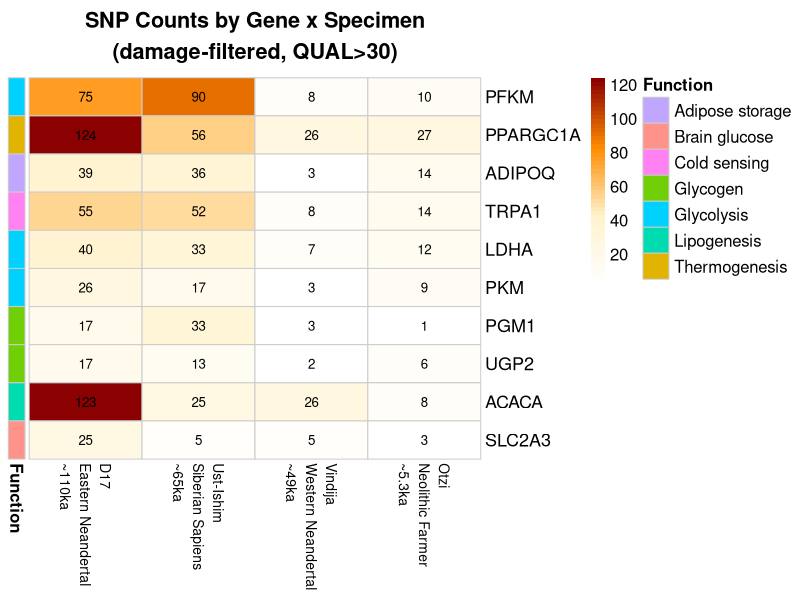
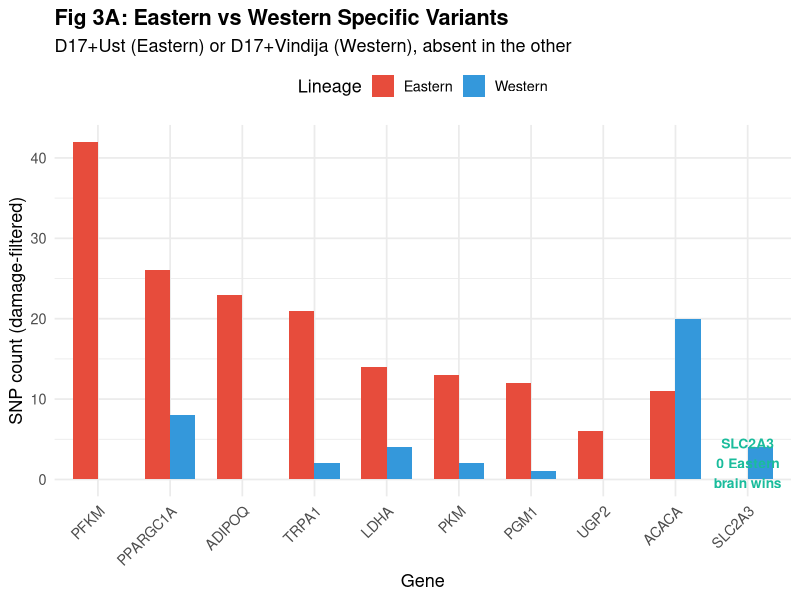
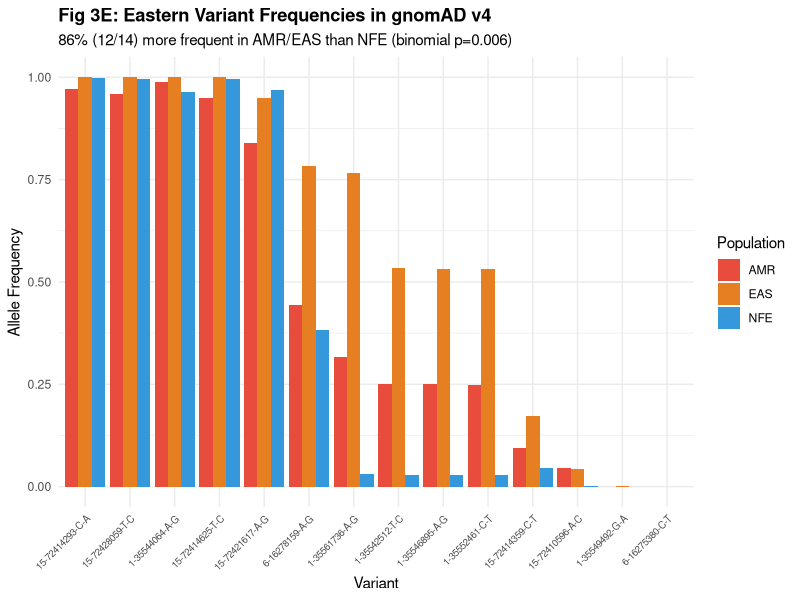
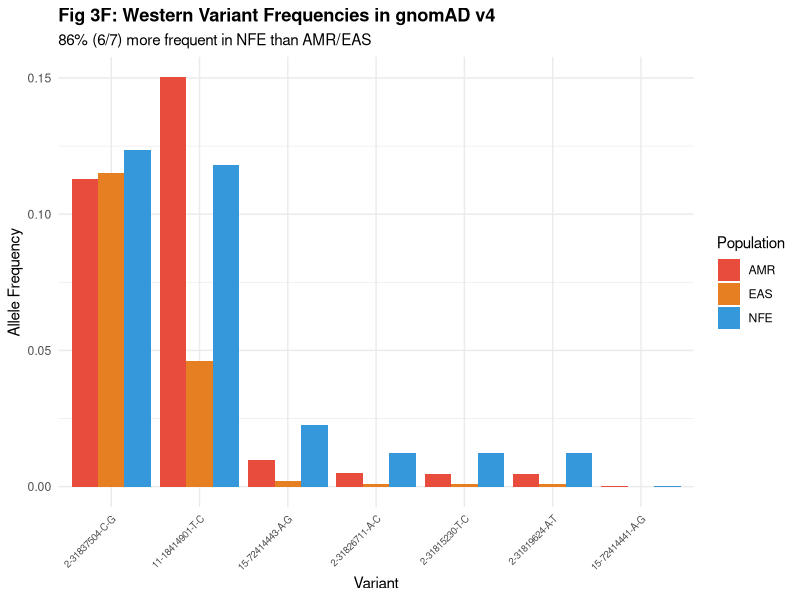
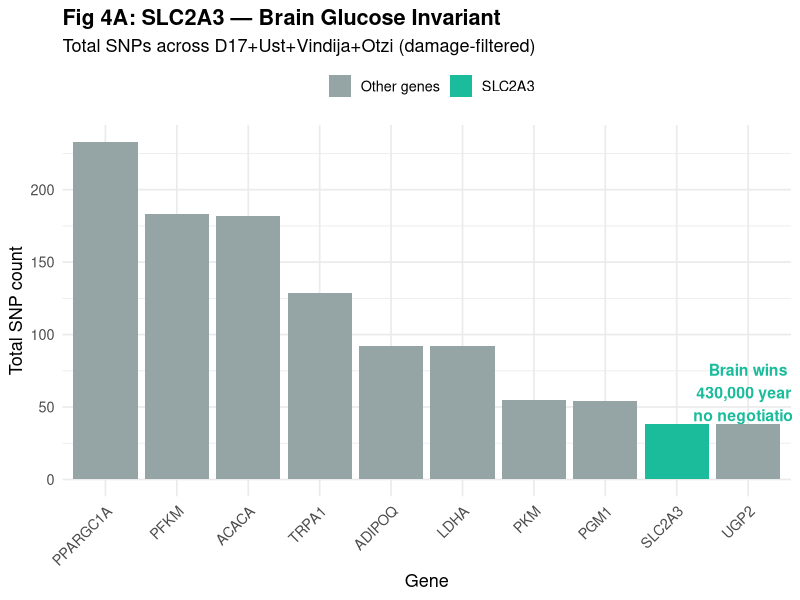

R code for these plots, in order:
# Figure 3: East-West Paleogenomic Polarization
library(ggplot2)
library(tidyverse)
library(pheatmap)
library(gridExtra)

# SNP counts por gen y espécimen
snp_data <- data.frame(
  Gene = rep(c("PKM","LDHA","PFKM","PPARGC1A","TRPA1",
               "SLC2A3","ADIPOQ","PGM1","UGP2","ACACA"), 4),
  Specimen = rep(c("D17\nEastern Neandertal\n~110ka",
                   "Ust-Ishim\nSiberian Sapiens\n~65ka",
                   "Vindija\nWestern Neandertal\n~49ka",
                   "Otzi\nNeolithic Farmer\n~5.3ka"), each=10),
  SNPs = c(
    26,40,75,124,55,25,39,17,17,123,
    17,33,90,56,52,5,36,33,13,25,
    3,7,8,26,8,5,3,3,2,26,
    9,12,10,27,14,3,14,1,6,8
  )
)

gene_order <- c("PFKM","PPARGC1A","ADIPOQ","TRPA1",
                "LDHA","PKM","PGM1","UGP2","ACACA","SLC2A3")

# === FIGURA 3D: HEATMAP ===
heatmap_matrix <- snp_data %>%
  select(Gene, Specimen, SNPs) %>%
  pivot_wider(names_from=Specimen, values_from=SNPs) %>%
  column_to_rownames("Gene")
heatmap_matrix <- heatmap_matrix[gene_order,]

gene_function <- data.frame(
  Function=c("Glycolysis","Thermogenesis","Adipose storage",
             "Cold sensing","Glycolysis","Glycolysis",
             "Glycogen","Glycogen","Lipogenesis","Brain glucose"),
  row.names=gene_order
)

pdf("act3/figure3D_heatmap.pdf", width=10, height=8)
pheatmap(heatmap_matrix,
  color=colorRampPalette(c("white","#FFF3CD","#FF8C00","#8B0000"))(50),
  cluster_rows=FALSE, cluster_cols=FALSE,
  annotation_row=gene_function,
  fontsize=12, fontsize_row=13, fontsize_col=10,
  main="SNP Counts by Gene x Specimen\n(damage-filtered, QUAL>30)",
  border_color="grey80",
  display_numbers=TRUE, number_format="%d", number_color="black")
dev.off()
cat("Fig 3D saved\n")

# === FIGURA 3A: EAST vs WEST BARPLOT ===
east_west <- data.frame(
  Gene=c("PKM","LDHA","PFKM","PPARGC1A","TRPA1",
         "SLC2A3","ADIPOQ","PGM1","UGP2","ACACA"),
  Eastern=c(13,14,42,26,21,0,23,12,6,11),
  Western=c(2,4,0,8,2,4,0,1,0,20)
) %>%
  pivot_longer(cols=c(Eastern,Western),
               names_to="Lineage", values_to="SNPs")

east_west$Gene <- factor(east_west$Gene, levels=gene_order)

p3a <- ggplot(east_west, aes(x=Gene, y=SNPs, fill=Lineage)) +
  geom_bar(stat="identity", position="dodge", width=0.7) +
  scale_fill_manual(values=c("Eastern"="#E74C3C","Western"="#3498DB")) +
  labs(title="Fig 3A: Eastern vs Western Specific Variants",
       subtitle="D17+Ust (Eastern) or D17+Vindija (Western), absent in the other",
       x="Gene", y="SNP count (damage-filtered)", fill="Lineage") +
  theme_minimal(base_size=13) +
  theme(axis.text.x=element_text(angle=45, hjust=1),
        plot.title=element_text(face="bold"),
        legend.position="top") +
  annotate("text", x=10, y=2,
           label="SLC2A3\n0 Eastern\nbrain wins",
           size=3.5, color="#1ABC9C", fontface="bold")

ggsave("act3/figure3A_eastwest_barplot.pdf", p3a, width=10, height=6)
cat("Fig 3A saved\n")

# === FIGURA 3E: gnomAD EASTERN ===
gnomad_east <- read.csv("act3/gnomad_eastern.csv")
gnomad_east <- gnomad_east %>%
  filter(af_amr > 0 | af_eas > 0 | af_nfe > 0) %>%
  mutate(Eastern = af_amr > af_nfe | af_eas > af_nfe) %>%
  pivot_longer(cols=c(af_amr, af_eas, af_nfe, af_afr),
               names_to="Population", values_to="AF") %>%
  mutate(Population=recode(Population,
    "af_amr"="AMR","af_eas"="EAS",
    "af_nfe"="NFE","af_afr"="AFR"))

p3e <- ggplot(gnomad_east %>% filter(Population %in% c("AMR","EAS","NFE")),
              aes(x=reorder(variant_id, -AF), y=AF, fill=Population)) +
  geom_bar(stat="identity", position="dodge") +
  scale_fill_manual(values=c("AMR"="#E74C3C","EAS"="#E67E22","NFE"="#3498DB")) +
  labs(title="Fig 3E: Eastern Variant Frequencies in gnomAD v4",
       subtitle="86% (12/14) more frequent in AMR/EAS than NFE (binomial p=0.006)",
       x="Variant", y="Allele Frequency", fill="Population") +
  theme_minimal(base_size=11) +
  theme(axis.text.x=element_text(angle=45, hjust=1, size=7),
        plot.title=element_text(face="bold"))

ggsave("act3/figure3E_gnomad_eastern.pdf", p3e, width=12, height=6)
cat("Fig 3E saved\n")

# === FIGURA 3F: gnomAD WESTERN ===
gnomad_west <- read.csv("act3/gnomad_western.csv")
gnomad_west_long <- gnomad_west %>%
  pivot_longer(cols=c(af_amr, af_eas, af_nfe, af_afr),
               names_to="Population", values_to="AF") %>%
  mutate(Population=recode(Population,
    "af_amr"="AMR","af_eas"="EAS",
    "af_nfe"="NFE","af_afr"="AFR"))

p3f <- ggplot(gnomad_west_long %>% filter(Population %in% c("AMR","EAS","NFE")),
              aes(x=reorder(variant_id, -AF), y=AF, fill=Population)) +
  geom_bar(stat="identity", position="dodge") +
  scale_fill_manual(values=c("AMR"="#E74C3C","EAS"="#E67E22","NFE"="#3498DB")) +
  labs(title="Fig 3F: Western Variant Frequencies in gnomAD v4",
       subtitle="86% (6/7) more frequent in NFE than AMR/EAS",
       x="Variant", y="Allele Frequency", fill="Population") +
  theme_minimal(base_size=11) +
  theme(axis.text.x=element_text(angle=45, hjust=1, size=7),
        plot.title=element_text(face="bold"))

ggsave("act3/figure3F_gnomad_western.pdf", p3f, width=10, height=6)
cat("Fig 3F saved\n")

# === FIGURA 4A: SLC2A3 INVARIANT ===
slc2a3_comp <- data.frame(
  Gene=c("PFKM","PPARGC1A","ADIPOQ","TRPA1","LDHA",
         "PKM","PGM1","UGP2","ACACA","SLC2A3"),
  Total=c(183,233,92,129,92,55,54,38,182,38),
  Brain=c(FALSE,FALSE,FALSE,FALSE,FALSE,
          FALSE,FALSE,FALSE,FALSE,TRUE)
)

p4a <- ggplot(slc2a3_comp,
              aes(x=reorder(Gene,-Total), y=Total, fill=Brain)) +
  geom_bar(stat="identity") +
  scale_fill_manual(values=c("FALSE"="#95A5A6","TRUE"="#1ABC9C"),
                    labels=c("Other genes","SLC2A3")) +
  labs(title="Fig 4A: SLC2A3 — Brain Glucose Invariant",
       subtitle="Total SNPs across D17+Ust+Vindija+Otzi (damage-filtered)",
       x="Gene", y="Total SNP count", fill="") +
  theme_minimal(base_size=13) +
  theme(axis.text.x=element_text(angle=45, hjust=1),
        plot.title=element_text(face="bold"),
        legend.position="top") +
  annotate("text", x=10, y=60,
           label="Brain wins\n430,000 years\nno negotiation",
           size=4, color="#1ABC9C", fontface="bold")

ggsave("act3/figure4A_slc2a3_invariant.pdf", p4a, width=10, height=6)
cat("Fig 4A saved\n")

cat("\n=== All figures saved to act3/ ===\n")
